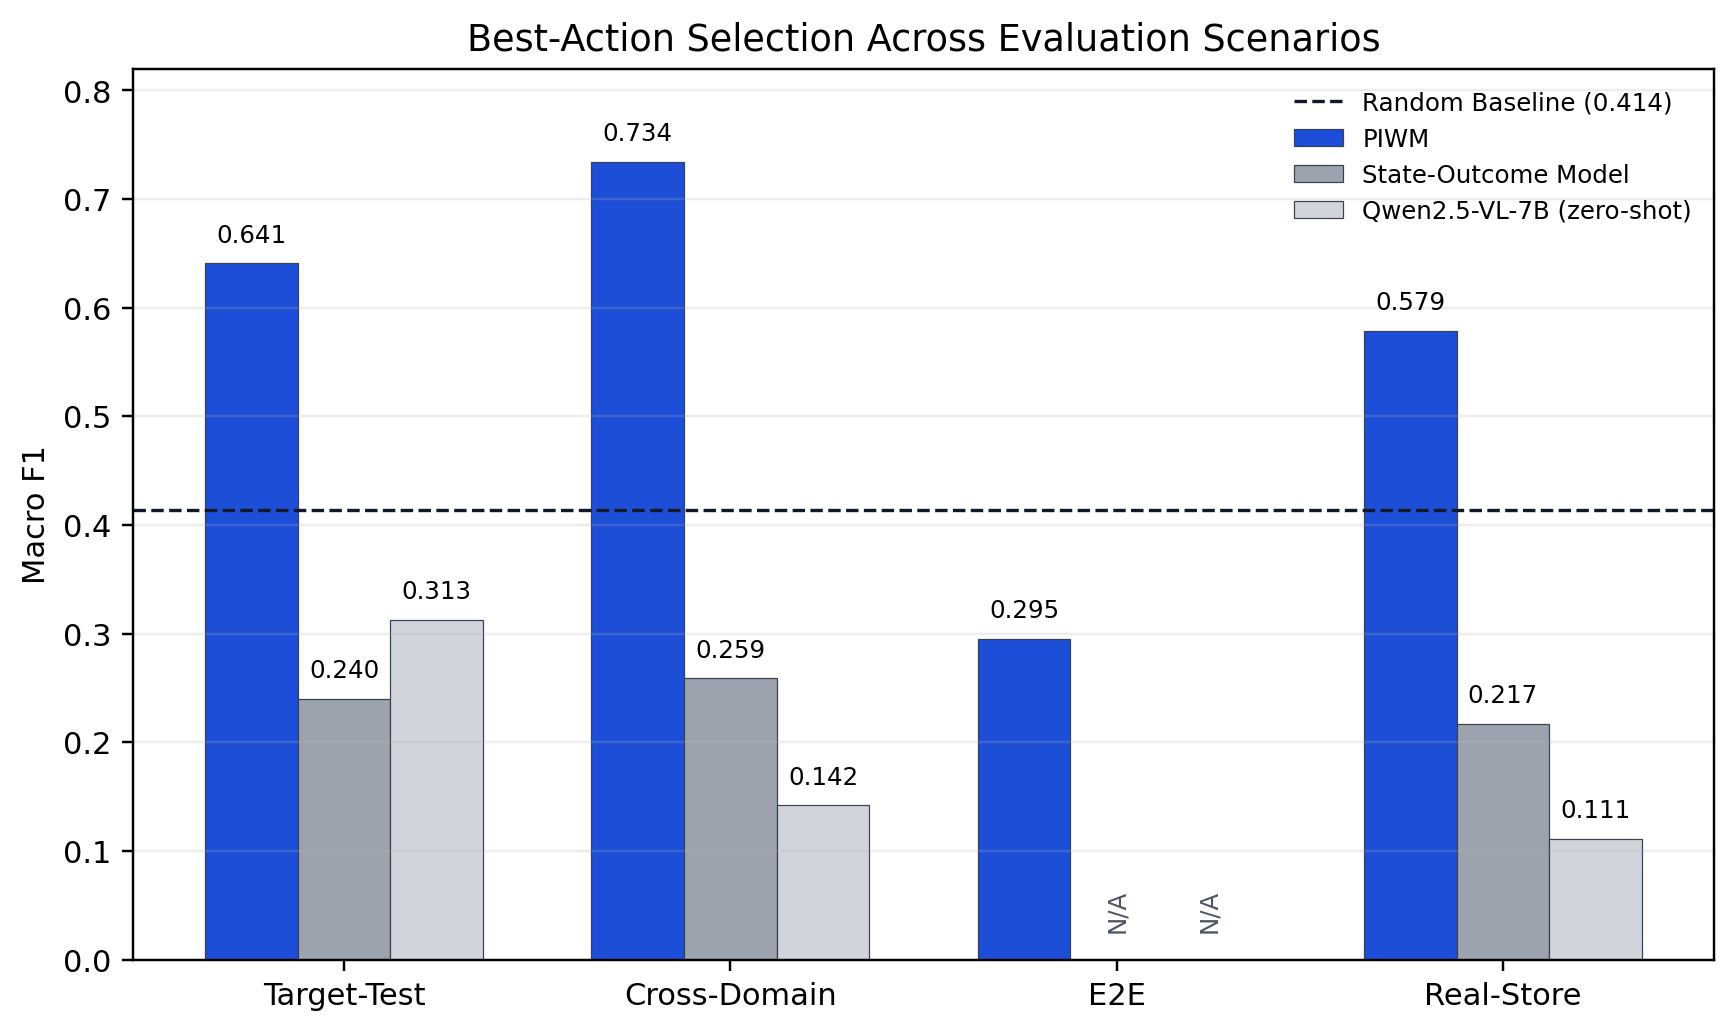

This figure's Python source:
from pathlib import Path

import matplotlib.pyplot as plt
import numpy as np


ROOT = Path(__file__).resolve().parents[2]
OUT = ROOT / "reports" / "figures_batch1"

SCENARIOS = ["Target-Test", "Cross-Domain", "E2E", "Real-Store"]
MODELS = {
    "PIWM": [0.641, 0.734, 0.295, 0.579],
    "State-Outcome Model": [0.240, 0.259, np.nan, 0.217],
    "Qwen2.5-VL-7B (zero-shot)": [0.313, 0.142, np.nan, 0.111],
}
COLORS = {
    "PIWM": "#1d4ed8",
    "State-Outcome Model": "#9ca3af",
    "Qwen2.5-VL-7B (zero-shot)": "#d1d5db",
}


def main():
    x = np.arange(len(SCENARIOS))
    width = 0.24
    fig, ax = plt.subplots(figsize=(8.0, 4.8))

    offsets = [-width, 0, width]
    for offset, (model, values) in zip(offsets, MODELS.items()):
        vals = np.array(values, dtype=float)
        bars = ax.bar(x + offset, np.nan_to_num(vals, nan=0.0), width, label=model, color=COLORS[model], edgecolor="#374151", linewidth=0.4)
        for bar, val in zip(bars, vals):
            if np.isnan(val):
                bar.set_alpha(0.18)
                ax.text(bar.get_x() + bar.get_width() / 2, 0.025, "N/A", ha="center", va="bottom", fontsize=8, color="#4b5563", rotation=90)
            else:
                ax.text(bar.get_x() + bar.get_width() / 2, bar.get_height() + 0.015, f"{val:.3f}", ha="center", va="bottom", fontsize=8)

    ax.axhline(0.414, color="#111827", linestyle="--", linewidth=1.1, label="Random Baseline (0.414)")
    ax.set_xticks(x, SCENARIOS)
    ax.set_ylim(0, 0.82)
    ax.set_ylabel("Macro F1")
    ax.set_title("Best-Action Selection Across Evaluation Scenarios")
    ax.grid(axis="y", alpha=0.22)
    ax.legend(loc="upper right", fontsize=8, frameon=False)
    fig.tight_layout()
    fig.savefig(OUT / "V2_cross_scenario_bar.pdf", bbox_inches="tight")
    fig.savefig(OUT / "V2_cross_scenario_bar.png", dpi=220, bbox_inches="tight")


if __name__ == "__main__":
    main()
